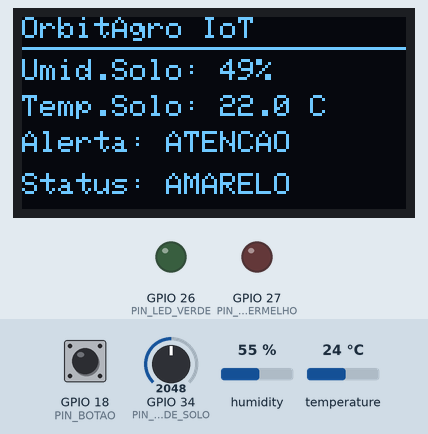
Recording of a sketch running on a simulated ESP32. On the bench: 128×64 one-colour display, output pins drawn as LEDs (lit = HIGH). The inputs (shaded band) are chosen by the test bench; at power-on: GPIO 34 (PIN_UMIDADE_SOLO) = 2048, temperature 24 °C, GPIO 18 (PIN_BOTAO) HIGH, humidity 55 %. WiFi joins after 1.5 s; servers stay silent unless stated; what the sketch prints to the serial monitor is not drawn.

Above: at 4.3 s.
4.4 s: GPIO 34 (PIN_UMIDADE_SOLO) set to 2017
At 6.2 s:
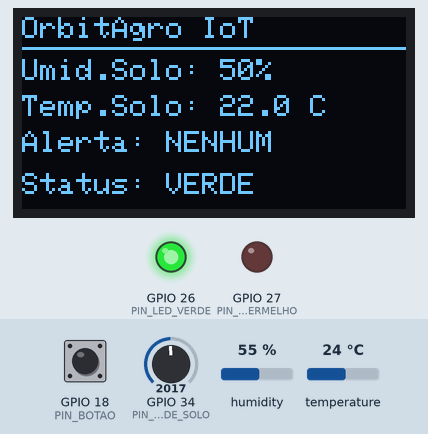
7.1 s: GPIO 34 (PIN_UMIDADE_SOLO) set to 3603
At 7.7 s:
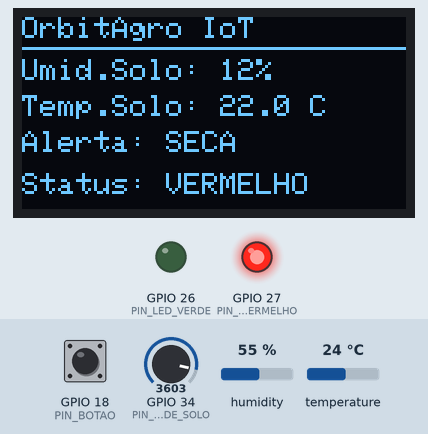
9.8 s: temperature set to 12 °C
At 11.8 s:
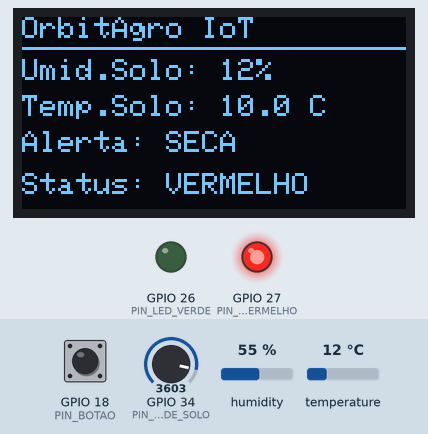
12.7 s: temperature set to 41 °C
At 14.5 s:
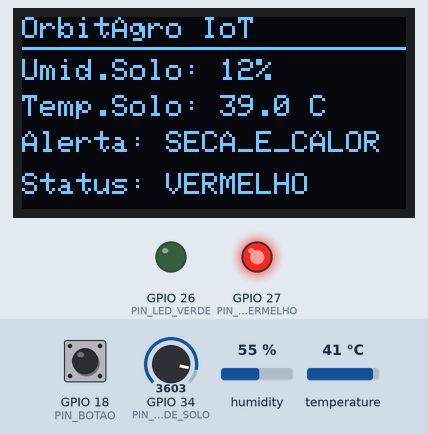
15.4 s: GPIO 34 (PIN_UMIDADE_SOLO) set to 2925
At 18.5 s:
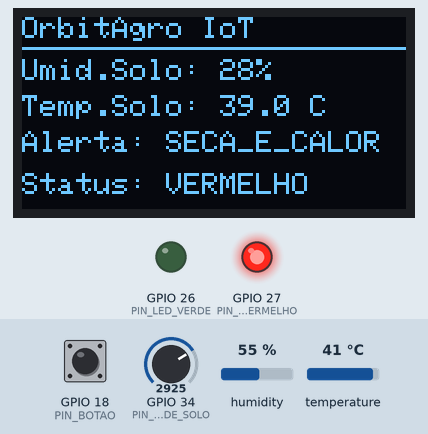
18.8 s: GPIO 34 (PIN_UMIDADE_SOLO) set to 2805
At 20.2 s:
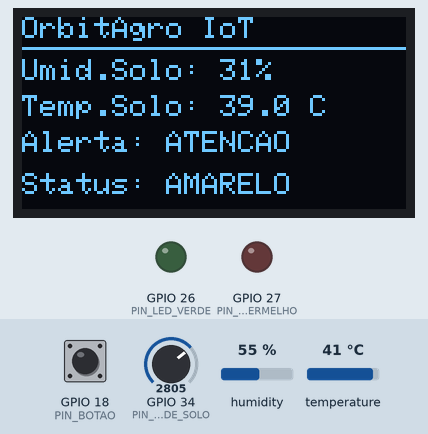
Timing chart, 0 to 31.0 s (numbered marks = the images above; inputs shaded):
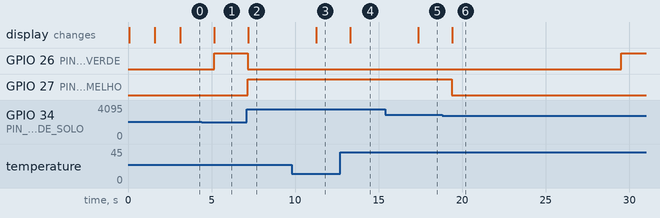

Measured:
- the behaviour switches between 2048 and 2047 on GPIO 34 (PIN_UMIDADE_SOLO) (found by bisection; images 0 and 1)
- the behaviour switches between 2867 and 2866 on GPIO 34 (PIN_UMIDADE_SOLO) (found by bisection; images 5 and 6)
- after the input at 4.4 s, GPIO 26 (PIN_LED_VERDE): LOW → HIGH after 0.75 s; the display: changes after 0.77 s (image 1)
- after the input at 7.1 s, GPIO 26 (PIN_LED_VERDE): HIGH → LOW after 0.08 s; GPIO 27 (PIN_LED_VERMELHO): LOW → HIGH after 0.08 s; the display: changes after 0.10 s (image 2)
- after the input at 9.8 s, the display: changes after 1.5 s (image 3)
- after the input at 12.7 s, the display: changes after 0.60 s (image 4)
- after the input at 15.4 s, the display: changes after 2.0 s (image 5)
- after the input at 18.8 s, GPIO 26 (PIN_LED_VERDE): LOW → HIGH after 10.7 s; GPIO 27 (PIN_LED_VERMELHO): HIGH → LOW after 0.57 s; the display: changes after 0.59 s (image 6)

The sketch:

sketch.ino
```cpp
/*
 * OrbitAgro IoT Station - ESP32 (Wokwi)
 * FIAP Global Solution 2026/1 - Disruptive Architectures (IoT)
 */

#include <WiFi.h>
#include <WebServer.h>
#include <Wire.h>
#include <Adafruit_GFX.h>
#include <Adafruit_SSD1306.h>
#include <DHT.h>
#include <ArduinoJson.h>

#define PIN_UMIDADE_SOLO   34
#define PIN_BOTAO          18
#define PIN_LED_VERDE      26
#define PIN_LED_VERMELHO   27
#define PIN_DHT            15
#define PIN_OLED_SDA       21
#define PIN_OLED_SCL       22

#define DHT_TYPE           DHT22
#define SCREEN_WIDTH       128
#define SCREEN_HEIGHT      64
#define OLED_RESET         -1

const char* WIFI_SSID     = "Wokwi-GUEST";
const char* WIFI_PASSWORD = "";

const float UMIDADE_SECA       = 30.0;
const float UMIDADE_ATENCAO    = 50.0;
const float TEMP_ALTA          = 38.0;

WebServer server(80);
DHT dht(PIN_DHT, DHT_TYPE);
Adafruit_SSD1306 display(SCREEN_WIDTH, SCREEN_HEIGHT, &Wire, OLED_RESET);

struct EstadoOrbitAgro {
  float umidadeSolo;
  float temperaturaSolo;
  float temperaturaAr;
  float umidadeAr;
  bool  alertaSeca;
  bool  alertaCalor;
  bool  irrigacaoAtiva;
  String tipoAlerta;
  String statusGeral;
  unsigned long leituras;
  unsigned long ultimaLeitura;
};

EstadoOrbitAgro estado = {
  0, 0, 0, 0,
  false, false, false,
  "NENHUM", "INICIALIZANDO",
  0, 0
};

float historicoUmidade[20];
float historicoTemp[20];
int historicoIndex = 0;

bool botaoAnterior = HIGH;
unsigned long ultimoDebounce = 0;
const unsigned long DEBOUNCE_MS = 200;

void conectarWiFi();
void lerSensores();
void avaliarAlertas();
void atualizarLEDs();
void atualizarOLED();
void registrarHistorico();
void tratarBotao();
String statusParaCor();

void handleRoot();
void handleStatus();
void handleSensores();
void handleAlertas();
void handleIrrigacao();
void handleHealth();
void handleNotFound();

void setup() {
  Serial.begin(115200);
  Serial.println("\n=== OrbitAgro IoT Station ===");

  pinMode(PIN_UMIDADE_SOLO, INPUT);
  pinMode(PIN_BOTAO, INPUT_PULLUP);
  pinMode(PIN_LED_VERDE, OUTPUT);
  pinMode(PIN_LED_VERMELHO, OUTPUT);

  digitalWrite(PIN_LED_VERDE, LOW);
  digitalWrite(PIN_LED_VERMELHO, LOW);

  Wire.begin(PIN_OLED_SDA, PIN_OLED_SCL);
  if (!display.begin(SSD1306_SWITCHCAPVCC, 0x3C)) {
    Serial.println("[ERRO] OLED nao encontrado!");
  } else {
    display.clearDisplay();
    display.setTextSize(1);
    display.setTextColor(SSD1306_WHITE);
    display.setCursor(0, 0);
    display.println("OrbitAgro IoT");
    display.println("Iniciando...");
    display.display();
  }

  dht.begin();
  conectarWiFi();

  server.on("/", handleRoot);
  server.on("/api/status", HTTP_GET, handleStatus);
  server.on("/api/sensores", HTTP_GET, handleSensores);
  server.on("/api/alertas", HTTP_GET, handleAlertas);
  server.on("/api/irrigacao", HTTP_POST, handleIrrigacao);
  server.on("/api/health", HTTP_GET, handleHealth);
  server.onNotFound(handleNotFound);

  server.begin();
  Serial.println("[OK] WebServer na porta 80");
}

void loop() {
  server.handleClient();
  tratarBotao();
  lerSensores();
  avaliarAlertas();
  atualizarLEDs();
  atualizarOLED();
  delay(2000);
}

void conectarWiFi() {
  display.clearDisplay();
  display.setCursor(0, 0);
  display.println("Conectando WiFi...");
  display.display();

  WiFi.mode(WIFI_STA);
  WiFi.begin(WIFI_SSID, WIFI_PASSWORD);

  int tentativas = 0;
  while (WiFi.status() != WL_CONNECTED && tentativas < 30) {
    delay(500);
    Serial.print(".");
    tentativas++;
  }

  if (WiFi.status() == WL_CONNECTED) {
    Serial.println("\n[OK] Wi-Fi conectado!");
    Serial.println(WiFi.localIP());

    display.clearDisplay();
    display.setCursor(0, 0);
    display.println("WiFi OK!");
    display.print("IP: ");
    display.println(WiFi.localIP());
    display.display();
    delay(1500);
  } else {
    WiFi.softAP("OrbitAgro-IoT", "orbitagro123");
    Serial.println(WiFi.softAPIP());
  }
}

void lerSensores() {
  int rawUmidade = analogRead(PIN_UMIDADE_SOLO);
  estado.umidadeSolo = map(rawUmidade, 4095, 0, 0, 100);
  estado.umidadeSolo = constrain(estado.umidadeSolo, 0, 100);

  float tempAr = dht.readTemperature();
  float umidAr = dht.readHumidity();

  if (!isnan(tempAr)) {
    estado.temperaturaAr = tempAr;
    estado.temperaturaSolo = tempAr - 2.0;
  }
  if (!isnan(umidAr)) {
    estado.umidadeAr = umidAr;
  }

  estado.leituras++;
  estado.ultimaLeitura = millis();
  registrarHistorico();

  Serial.printf("[SENSORES] Umid.Solo: %.1f%% | Temp.Solo: %.1f C\n",
                estado.umidadeSolo, estado.temperaturaSolo);
}

void registrarHistorico() {
  historicoUmidade[historicoIndex] = estado.umidadeSolo;
  historicoTemp[historicoIndex] = estado.temperaturaSolo;
  historicoIndex = (historicoIndex + 1) % 20;
}

void avaliarAlertas() {
  estado.alertaSeca = (estado.umidadeSolo < UMIDADE_SECA);
  estado.alertaCalor = (estado.temperaturaSolo > TEMP_ALTA);

  if (estado.irrigacaoAtiva) {
    estado.tipoAlerta = "IRRIGACAO";
    estado.statusGeral = "IRRIGANDO";
  } else if (estado.alertaSeca && estado.alertaCalor) {
    estado.tipoAlerta = "SECA_E_CALOR";
    estado.statusGeral = "CRITICO";
  } else if (estado.alertaSeca) {
    estado.tipoAlerta = "SECA";
    estado.statusGeral = "ALERTA";
  } else if (estado.umidadeSolo < UMIDADE_ATENCAO) {
    estado.tipoAlerta = "ATENCAO";
    estado.statusGeral = "ATENCAO";
  } else {
    estado.tipoAlerta = "NENHUM";
    estado.statusGeral = "SAUDAVEL";
  }
}

void atualizarLEDs() {
  if (estado.irrigacaoAtiva) {
    digitalWrite(PIN_LED_VERDE, HIGH);
    digitalWrite(PIN_LED_VERMELHO, HIGH);
    return;
  }

  if (estado.alertaSeca || estado.statusGeral == "CRITICO" || estado.statusGeral == "ALERTA") {
    digitalWrite(PIN_LED_VERDE, LOW);
    digitalWrite(PIN_LED_VERMELHO, HIGH);
  } else if (estado.statusGeral == "ATENCAO") {
    digitalWrite(PIN_LED_VERDE, (millis() / 500) % 2);
    digitalWrite(PIN_LED_VERMELHO, LOW);
  } else {
    digitalWrite(PIN_LED_VERDE, HIGH);
    digitalWrite(PIN_LED_VERMELHO, LOW);
  }
}

void atualizarOLED() {
  display.clearDisplay();
  display.setCursor(0, 0);
  display.println("OrbitAgro IoT");
  display.drawLine(0, 10, 128, 10, SSD1306_WHITE);

  display.setCursor(0, 14);
  display.printf("Umid.Solo: %.0f%%", estado.umidadeSolo);
  display.setCursor(0, 26);
  display.printf("Temp.Solo: %.1f C", estado.temperaturaSolo);
  display.setCursor(0, 38);
  display.printf("Alerta: %s", estado.tipoAlerta.c_str());

  display.setCursor(0, 52);
  display.printf("Status: %s", statusParaCor().c_str());

  display.display();
}

String statusParaCor() {
  if (estado.statusGeral == "SAUDAVEL") return "VERDE";
  if (estado.statusGeral == "ATENCAO") return "AMARELO";
  return "VERMELHO";
}

void tratarBotao() {
  int leitura = digitalRead(PIN_BOTAO);

  if (leitura != botaoAnterior) {
    ultimoDebounce = millis();
  }

  if ((millis() - ultimoDebounce) > DEBOUNCE_MS) {
    if (leitura == LOW && botaoAnterior == HIGH) {
      estado.irrigacaoAtiva = !estado.irrigacaoAtiva;
      if (estado.irrigacaoAtiva) {
        estado.umidadeSolo = min(estado.umidadeSolo + 15.0f, 100.0f);
      }
    }
  }
  botaoAnterior = leitura;
}

void handleRoot() {
  String html = R"(
<!DOCTYPE html>
<html><head>
<meta charset="UTF-8">
<title>OrbitAgro IoT</title>
<style>
  body{font-family:Arial;background:#0a0e27;color:#fff;padding:20px}
  h1{color:#00d4ff} a{color:#00d4ff}
</style></head><body>
<h1>OrbitAgro IoT Station</h1>
<ul>
  <li><a href="/api/status">GET /api/status</a></li>
  <li><a href="/api/sensores">GET /api/sensores</a></li>
  <li><a href="/api/alertas">GET /api/alertas</a></li>
  <li><a href="/api/health">GET /api/health</a></li>
</ul>
</body></html>)";
  server.send(200, "text/html", html);
}

void handleStatus() {
  StaticJsonDocument<768> doc;
  doc["projeto"] = "OrbitAgro";
  doc["estacao"] = "IoT-Solo-01";
  doc["statusGeral"] = estado.statusGeral;
  doc["corMapa"] = statusParaCor();
  doc["tipoAlerta"] = estado.tipoAlerta;
  doc["irrigacaoAtiva"] = estado.irrigacaoAtiva;
  doc["leituras"] = estado.leituras;
  doc["uptimeMs"] = millis();
  doc["wifiRssi"] = WiFi.RSSI();

  JsonObject sensores = doc.createNestedObject("sensores");
  sensores["umidadeSolo"] = round(estado.umidadeSolo * 10) / 10.0;
  sensores["temperaturaSolo"] = round(estado.temperaturaSolo * 10) / 10.0;
  sensores["temperaturaAr"] = round(estado.temperaturaAr * 10) / 10.0;
  sensores["umidadeAr"] = round(estado.umidadeAr * 10) / 10.0;

  JsonArray hist = doc.createNestedArray("historicoUmidade");
  for (int i = 0; i < 20; i++) {
    int idx = (historicoIndex + i) % 20;
    if (historicoUmidade[idx] > 0) hist.add(historicoUmidade[idx]);
  }

  String json;
  serializeJson(doc, json);
  server.send(200, "application/json", json);
}

void handleSensores() {
  StaticJsonDocument<384> doc;
  doc["umidadeSolo"] = round(estado.umidadeSolo * 10) / 10.0;
  doc["temperaturaSolo"] = round(estado.temperaturaSolo * 10) / 10.0;
  doc["temperaturaAr"] = round(estado.temperaturaAr * 10) / 10.0;
  doc["umidadeAr"] = round(estado.umidadeAr * 10) / 10.0;
  doc["timestamp"] = millis();

  String json;
  serializeJson(doc, json);
  server.send(200, "application/json", json);
}

void handleAlertas() {
  StaticJsonDocument<512> doc;
  doc["alertaSeca"] = estado.alertaSeca;
  doc["alertaCalor"] = estado.alertaCalor;
  doc["tipoAlerta"] = estado.tipoAlerta;
  doc["statusGeral"] = estado.statusGeral;
  doc["corMapa"] = statusParaCor();
  doc["mensagem"] = estado.alertaSeca
    ? "Satelite + IoT confirmam: umidade critica no solo!"
    : "Condicoes dentro do normal.";

  String json;
  serializeJson(doc, json);
  server.send(200, "application/json", json);
}

void handleIrrigacao() {
  if (server.hasArg("plain")) {
    StaticJsonDocument<128> doc;
    if (!deserializeJson(doc, server.arg("plain")) && doc.containsKey("ativar")) {
      estado.irrigacaoAtiva = doc["ativar"];
    }
  } else {
    estado.irrigacaoAtiva = !estado.irrigacaoAtiva;
  }

  StaticJsonDocument<256> resp;
  resp["irrigacaoAtiva"] = estado.irrigacaoAtiva;
  resp["mensagem"] = estado.irrigacaoAtiva ? "Irrigacao ativada" : "Irrigacao desativada";

  String json;
  serializeJson(resp, json);
  server.send(200, "application/json", json);
}

void handleHealth() {
  StaticJsonDocument<256> doc;
  doc["status"] = "online";
  doc["projeto"] = "OrbitAgro";
  doc["versao"] = "1.0.0";
  doc["wifi"] = WiFi.status() == WL_CONNECTED ? "conectado" : "desconectado";
  doc["ip"] = WiFi.localIP().toString();
  doc["leituras"] = estado.leituras;

  String json;
  serializeJson(doc, json);
  server.send(200, "application/json", json);
}

void handleNotFound() {
  StaticJsonDocument<128> doc;
  doc["erro"] = "Endpoint nao encontrado";

  String json;
  serializeJson(doc, json);
  server.send(404, "application/json", json);
}
```
